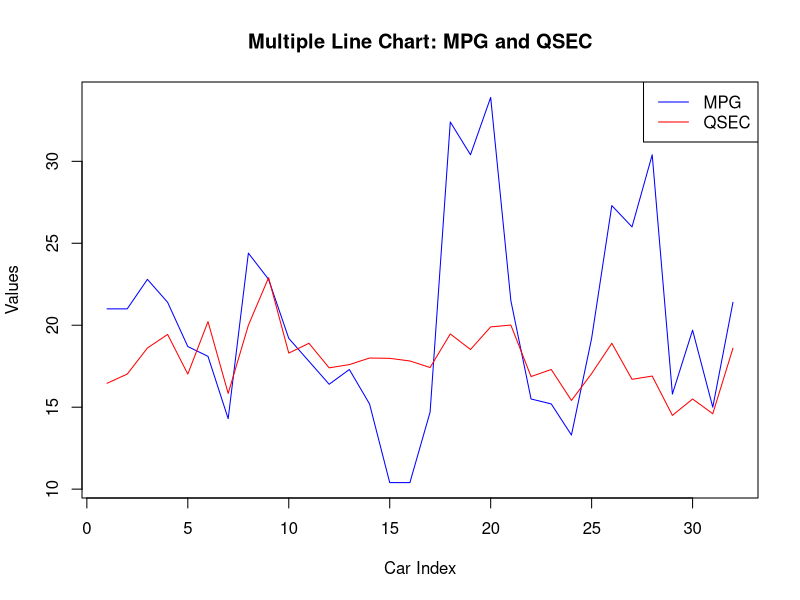

The R script that drew this image:

# Q6. Multiple Lines in a Line Chart

# Load the dataset
data(mtcars)

# Display the mpg and qsec values
print(mtcars[, c("mpg", "qsec")])

# Plot multiple lines using a single plot function
matplot(
  mtcars[, c("mpg", "qsec")],
  type = "l",
  lty = 1,
  col = c("blue", "red"),
  main = "Multiple Line Chart: MPG and QSEC",
  xlab = "Car Index",
  ylab = "Values"
)

# Add legend
legend(
  "topright",
  legend = c("MPG", "QSEC"),
  col = c("blue", "red"),
  lty = 1
)
